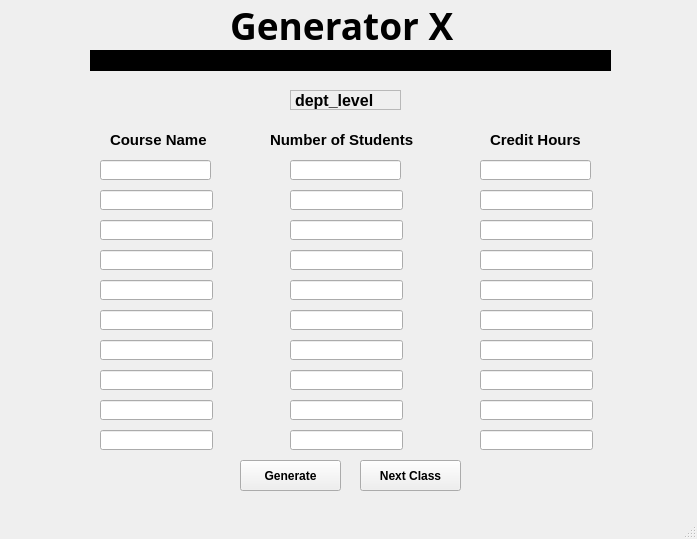
<?xml version="1.0" encoding="UTF-8"?>
<ui version="4.0">
 <class>MainWindow</class>
 <widget class="QMainWindow" name="MainWindow">
  <property name="geometry">
   <rect>
    <x>0</x>
    <y>0</y>
    <width>697</width>
    <height>539</height>
   </rect>
  </property>
  <property name="windowTitle">
   <string>MainWindow</string>
  </property>
  <property name="toolButtonStyle">
   <enum>Qt::ToolButtonIconOnly</enum>
  </property>
  <property name="animated">
   <bool>true</bool>
  </property>
  <widget class="QWidget" name="centralwidget">
   <widget class="QLineEdit" name="line_button">
    <property name="geometry">
     <rect>
      <x>100</x>
      <y>160</y>
      <width>111</width>
      <height>20</height>
     </rect>
    </property>
   </widget>
   <widget class="QPushButton" name="pushButton">
    <property name="geometry">
     <rect>
      <x>240</x>
      <y>460</y>
      <width>101</width>
      <height>31</height>
     </rect>
    </property>
    <property name="font">
     <font>
      <pointsize>9</pointsize>
      <weight>75</weight>
      <bold>true</bold>
     </font>
    </property>
    <property name="text">
     <string>Generate</string>
    </property>
   </widget>
   <widget class="Line" name="line">
    <property name="geometry">
     <rect>
      <x>90</x>
      <y>50</y>
      <width>521</width>
      <height>21</height>
     </rect>
    </property>
    <property name="frameShadow">
     <enum>QFrame::Plain</enum>
    </property>
    <property name="lineWidth">
     <number>24</number>
    </property>
    <property name="orientation">
     <enum>Qt::Horizontal</enum>
    </property>
   </widget>
   <widget class="QLabel" name="label">
    <property name="geometry">
     <rect>
      <x>230</x>
      <y>0</y>
      <width>241</width>
      <height>51</height>
     </rect>
    </property>
    <property name="font">
     <font>
      <family>Segoe UI Black</family>
      <pointsize>28</pointsize>
      <weight>75</weight>
      <bold>true</bold>
     </font>
    </property>
    <property name="text">
     <string>Generator X</string>
    </property>
   </widget>
   <widget class="QLineEdit" name="line_button_2">
    <property name="geometry">
     <rect>
      <x>100</x>
      <y>190</y>
      <width>113</width>
      <height>20</height>
     </rect>
    </property>
   </widget>
   <widget class="QLineEdit" name="line_button_3">
    <property name="geometry">
     <rect>
      <x>100</x>
      <y>220</y>
      <width>113</width>
      <height>20</height>
     </rect>
    </property>
   </widget>
   <widget class="QLineEdit" name="line_button_4">
    <property name="geometry">
     <rect>
      <x>100</x>
      <y>340</y>
      <width>113</width>
      <height>20</height>
     </rect>
    </property>
   </widget>
   <widget class="QLineEdit" name="line_button_5">
    <property name="geometry">
     <rect>
      <x>100</x>
      <y>310</y>
      <width>113</width>
      <height>20</height>
     </rect>
    </property>
   </widget>
   <widget class="QLineEdit" name="line_button_6">
    <property name="geometry">
     <rect>
      <x>100</x>
      <y>250</y>
      <width>113</width>
      <height>20</height>
     </rect>
    </property>
   </widget>
   <widget class="QLineEdit" name="line_button_7">
    <property name="geometry">
     <rect>
      <x>100</x>
      <y>280</y>
      <width>113</width>
      <height>20</height>
     </rect>
    </property>
   </widget>
   <widget class="QLineEdit" name="line_button_8">
    <property name="geometry">
     <rect>
      <x>100</x>
      <y>400</y>
      <width>113</width>
      <height>20</height>
     </rect>
    </property>
   </widget>
   <widget class="QLineEdit" name="line_button_9">
    <property name="geometry">
     <rect>
      <x>100</x>
      <y>370</y>
      <width>113</width>
      <height>20</height>
     </rect>
    </property>
   </widget>
   <widget class="QLineEdit" name="line_button_10">
    <property name="geometry">
     <rect>
      <x>100</x>
      <y>430</y>
      <width>113</width>
      <height>20</height>
     </rect>
    </property>
   </widget>
   <widget class="QLineEdit" name="line_button_11">
    <property name="geometry">
     <rect>
      <x>290</x>
      <y>160</y>
      <width>111</width>
      <height>20</height>
     </rect>
    </property>
   </widget>
   <widget class="QLineEdit" name="line_button_12">
    <property name="geometry">
     <rect>
      <x>290</x>
      <y>310</y>
      <width>113</width>
      <height>20</height>
     </rect>
    </property>
   </widget>
   <widget class="QLineEdit" name="line_button_13">
    <property name="geometry">
     <rect>
      <x>290</x>
      <y>370</y>
      <width>113</width>
      <height>20</height>
     </rect>
    </property>
   </widget>
   <widget class="QLineEdit" name="line_button_14">
    <property name="geometry">
     <rect>
      <x>290</x>
      <y>430</y>
      <width>113</width>
      <height>20</height>
     </rect>
    </property>
   </widget>
   <widget class="QLineEdit" name="line_button_15">
    <property name="geometry">
     <rect>
      <x>290</x>
      <y>220</y>
      <width>113</width>
      <height>20</height>
     </rect>
    </property>
   </widget>
   <widget class="QLineEdit" name="line_button_16">
    <property name="geometry">
     <rect>
      <x>290</x>
      <y>280</y>
      <width>113</width>
      <height>20</height>
     </rect>
    </property>
   </widget>
   <widget class="QLineEdit" name="line_button_17">
    <property name="geometry">
     <rect>
      <x>290</x>
      <y>190</y>
      <width>113</width>
      <height>20</height>
     </rect>
    </property>
   </widget>
   <widget class="QLineEdit" name="line_button_18">
    <property name="geometry">
     <rect>
      <x>290</x>
      <y>400</y>
      <width>113</width>
      <height>20</height>
     </rect>
    </property>
   </widget>
   <widget class="QLineEdit" name="line_button_19">
    <property name="geometry">
     <rect>
      <x>290</x>
      <y>340</y>
      <width>113</width>
      <height>20</height>
     </rect>
    </property>
   </widget>
   <widget class="QLineEdit" name="line_button_20">
    <property name="geometry">
     <rect>
      <x>290</x>
      <y>250</y>
      <width>113</width>
      <height>20</height>
     </rect>
    </property>
   </widget>
   <widget class="QLineEdit" name="line_button_21">
    <property name="geometry">
     <rect>
      <x>480</x>
      <y>160</y>
      <width>111</width>
      <height>20</height>
     </rect>
    </property>
   </widget>
   <widget class="QLineEdit" name="line_button_22">
    <property name="geometry">
     <rect>
      <x>480</x>
      <y>310</y>
      <width>113</width>
      <height>20</height>
     </rect>
    </property>
   </widget>
   <widget class="QLineEdit" name="line_button_23">
    <property name="geometry">
     <rect>
      <x>480</x>
      <y>370</y>
      <width>113</width>
      <height>20</height>
     </rect>
    </property>
   </widget>
   <widget class="QLineEdit" name="line_button_24">
    <property name="geometry">
     <rect>
      <x>480</x>
      <y>430</y>
      <width>113</width>
      <height>20</height>
     </rect>
    </property>
   </widget>
   <widget class="QLineEdit" name="line_button_25">
    <property name="geometry">
     <rect>
      <x>480</x>
      <y>220</y>
      <width>113</width>
      <height>20</height>
     </rect>
    </property>
   </widget>
   <widget class="QLineEdit" name="line_button_26">
    <property name="geometry">
     <rect>
      <x>480</x>
      <y>280</y>
      <width>113</width>
      <height>20</height>
     </rect>
    </property>
   </widget>
   <widget class="QLineEdit" name="line_button_27">
    <property name="geometry">
     <rect>
      <x>480</x>
      <y>190</y>
      <width>113</width>
      <height>20</height>
     </rect>
    </property>
   </widget>
   <widget class="QLineEdit" name="line_button_28">
    <property name="geometry">
     <rect>
      <x>480</x>
      <y>400</y>
      <width>113</width>
      <height>20</height>
     </rect>
    </property>
   </widget>
   <widget class="QLineEdit" name="line_button_29">
    <property name="geometry">
     <rect>
      <x>480</x>
      <y>340</y>
      <width>113</width>
      <height>20</height>
     </rect>
    </property>
   </widget>
   <widget class="QLineEdit" name="line_button_30">
    <property name="geometry">
     <rect>
      <x>480</x>
      <y>250</y>
      <width>113</width>
      <height>20</height>
     </rect>
    </property>
   </widget>
   <widget class="QLabel" name="label_2">
    <property name="geometry">
     <rect>
      <x>110</x>
      <y>130</y>
      <width>111</width>
      <height>20</height>
     </rect>
    </property>
    <property name="font">
     <font>
      <pointsize>11</pointsize>
      <weight>75</weight>
      <bold>true</bold>
     </font>
    </property>
    <property name="text">
     <string>Course Name</string>
    </property>
   </widget>
   <widget class="QLabel" name="label_3">
    <property name="geometry">
     <rect>
      <x>270</x>
      <y>130</y>
      <width>151</width>
      <height>20</height>
     </rect>
    </property>
    <property name="font">
     <font>
      <pointsize>11</pointsize>
      <weight>75</weight>
      <bold>true</bold>
     </font>
    </property>
    <property name="text">
     <string>Number of Students</string>
    </property>
   </widget>
   <widget class="QLabel" name="label_4">
    <property name="geometry">
     <rect>
      <x>490</x>
      <y>130</y>
      <width>111</width>
      <height>20</height>
     </rect>
    </property>
    <property name="font">
     <font>
      <pointsize>11</pointsize>
      <weight>75</weight>
      <bold>true</bold>
     </font>
    </property>
    <property name="text">
     <string>Credit Hours</string>
    </property>
   </widget>
   <widget class="QLabel" name="label_5">
    <property name="enabled">
     <bool>true</bool>
    </property>
    <property name="geometry">
     <rect>
      <x>290</x>
      <y>90</y>
      <width>111</width>
      <height>20</height>
     </rect>
    </property>
    <property name="palette">
     <palette>
      <active>
       <colorrole role="Button">
        <brush brushstyle="SolidPattern">
         <color alpha="255">
          <red>240</red>
          <green>232</green>
          <blue>229</blue>
         </color>
        </brush>
       </colorrole>
      </active>
      <inactive>
       <colorrole role="Button">
        <brush brushstyle="SolidPattern">
         <color alpha="255">
          <red>240</red>
          <green>232</green>
          <blue>229</blue>
         </color>
        </brush>
       </colorrole>
      </inactive>
      <disabled>
       <colorrole role="Button">
        <brush brushstyle="SolidPattern">
         <color alpha="255">
          <red>240</red>
          <green>232</green>
          <blue>229</blue>
         </color>
        </brush>
       </colorrole>
      </disabled>
     </palette>
    </property>
    <property name="font">
     <font>
      <pointsize>12</pointsize>
      <weight>75</weight>
      <bold>true</bold>
     </font>
    </property>
    <property name="focusPolicy">
     <enum>Qt::NoFocus</enum>
    </property>
    <property name="acceptDrops">
     <bool>false</bool>
    </property>
    <property name="layoutDirection">
     <enum>Qt::LeftToRight</enum>
    </property>
    <property name="autoFillBackground">
     <bool>true</bool>
    </property>
    <property name="frameShape">
     <enum>QFrame::StyledPanel</enum>
    </property>
    <property name="frameShadow">
     <enum>QFrame::Plain</enum>
    </property>
    <property name="text">
     <string>dept_level</string>
    </property>
   </widget>
   <widget class="QPushButton" name="pushButton_2">
    <property name="geometry">
     <rect>
      <x>360</x>
      <y>460</y>
      <width>101</width>
      <height>31</height>
     </rect>
    </property>
    <property name="font">
     <font>
      <pointsize>9</pointsize>
      <weight>75</weight>
      <bold>true</bold>
     </font>
    </property>
    <property name="text">
     <string>Next Class</string>
    </property>
   </widget>
  </widget>
  <widget class="QMenuBar" name="menubar">
   <property name="geometry">
    <rect>
     <x>0</x>
     <y>0</y>
     <width>697</width>
     <height>21</height>
    </rect>
   </property>
  </widget>
  <widget class="QStatusBar" name="statusbar"/>
 </widget>
 <resources/>
 <connections/>
</ui>
